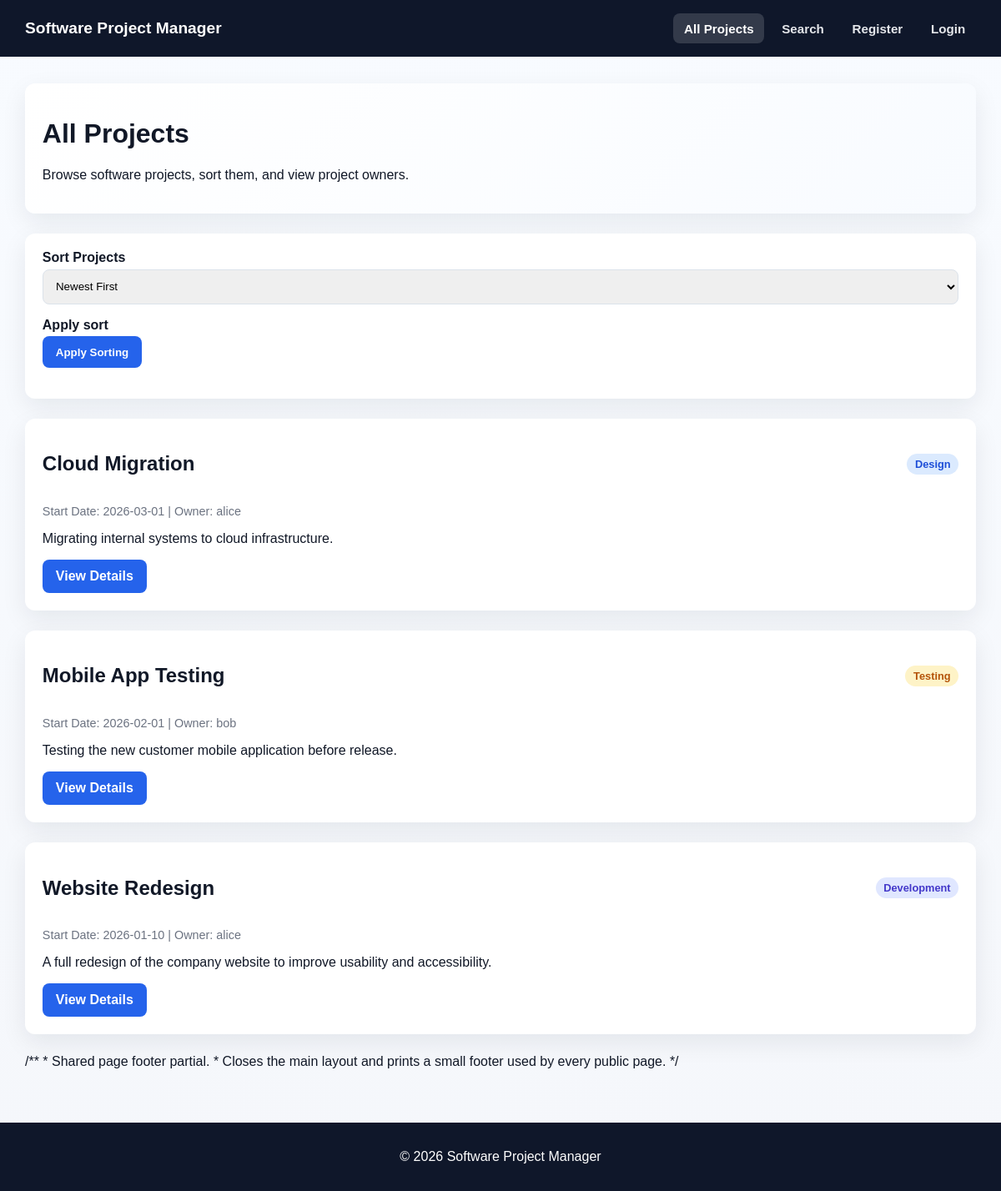
The app's page /, older data.
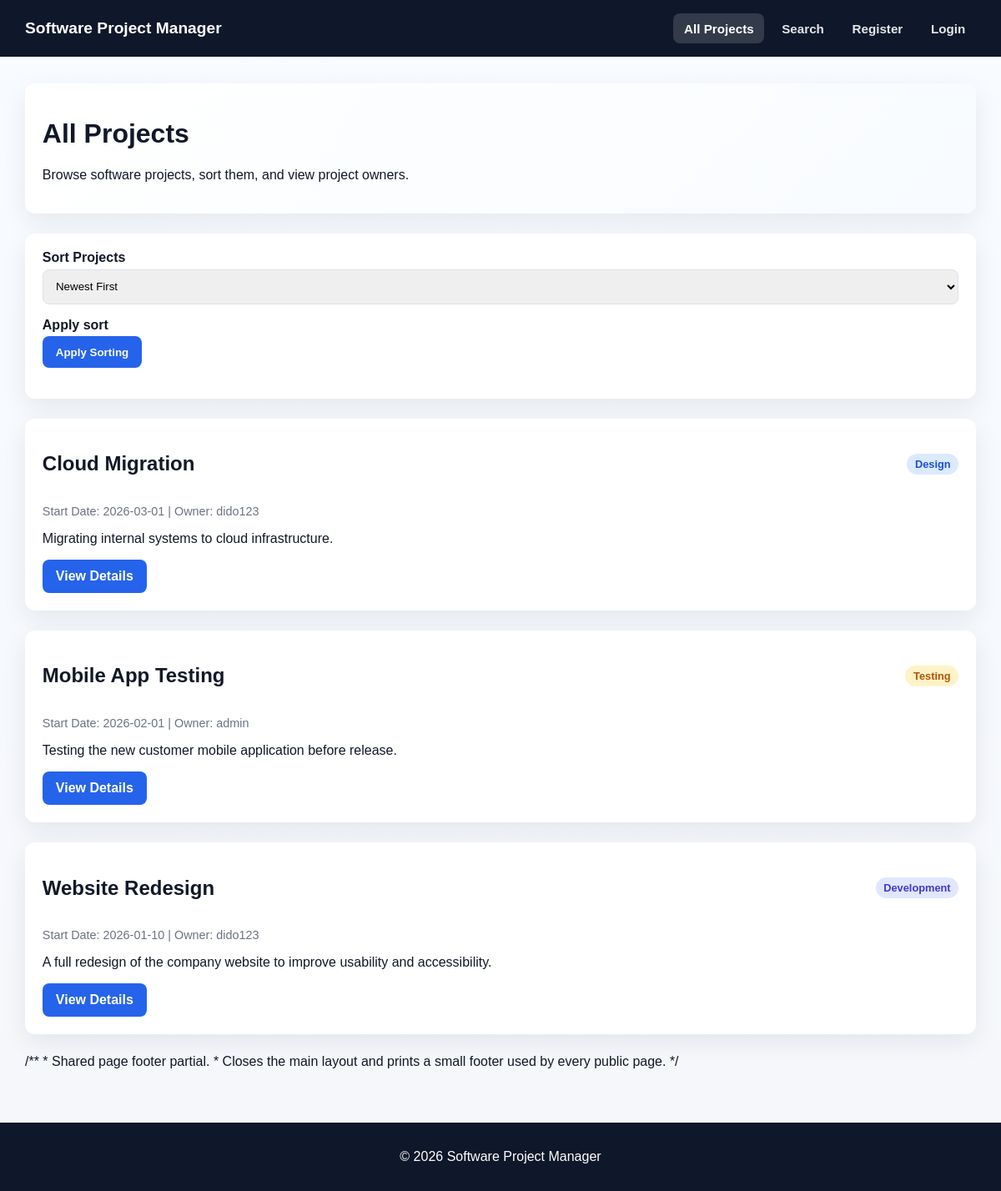
The same page, newer data.
### tables this page shows
CREATE TABLE projects (
    pid INT UNSIGNED AUTO_INCREMENT PRIMARY KEY,
    title VARCHAR(150) NOT NULL,
    start_date DATE NOT NULL,
    end_date DATE DEFAULT NULL,
    short_description TEXT NOT NULL,
    phase ENUM('design', 'development', 'testing', 'deployment', 'complete') NOT NULL,
    uid INT UNSIGNED NOT NULL,
    created_at TIMESTAMP DEFAULT CURRENT_TIMESTAMP,
    updated_at TIMESTAMP DEFAULT CURRENT_TIMESTAMP ON UPDATE CURRENT_TIMESTAMP,
    CONSTRAINT fk_projects_user
        FOREIGN KEY (uid) REFERENCES users(uid)
        ON DELETE CASCADE
        ON UPDATE CASCADE
);

CREATE TABLE users (
    uid INT UNSIGNED AUTO_INCREMENT PRIMARY KEY,
    username VARCHAR(50) NOT NULL UNIQUE,
    password VARCHAR(255) NOT NULL,
    email VARCHAR(100) NOT NULL UNIQUE,
    role ENUM('user', 'admin') NOT NULL DEFAULT 'user',
    created_at TIMESTAMP DEFAULT CURRENT_TIMESTAMP
);

### includes/functions.php (called while the page is built, shortened)
<?php
function e(string $value): string
{
    return htmlspecialchars($value, ENT_QUOTES, 'UTF-8');
}
function isLoggedIn(): bool
{
    return isset($_SESSION['user']);
}
function currentPage(): string
{
    return basename($_SERVER['PHP_SELF'] ?? '');
}
function isActivePage(array $pages): bool
{
    return in_array(currentPage(), $pages, true);
}
function phaseLabel(string $phase): string
{
    return ucfirst($phase);
}

### public/index.php (the view, shortened to what this page needs)
<?php
require_once __DIR__ . '/../includes/functions.php';
$pdo = getPDO();
$sort = $_GET['sort'] ?? 'start_desc';
$sortOptions = [
    'start_desc' => 'p.start_date DESC, p.pid DESC',
    'start_asc'  => 'p.start_date ASC, p.pid ASC',
    'title_asc'  => 'p.title ASC, p.pid ASC',
    'title_desc' => 'p.title DESC, p.pid DESC'
];
$orderBy = $sortOptions[$sort] ?? $sortOptions['start_desc'];
$totalStmt = $pdo->query("SELECT COUNT(*) FROM projects");
$totalProjects = (int) $totalStmt->fetchColumn();
$pagination = paginate($totalProjects, 5);
$stmt = $pdo->prepare("
    SELECT p.pid, p.title, p.start_date, p.short_description, p.phase, u.username
    FROM projects p
    INNER JOIN users u ON p.uid = u.uid
    ORDER BY $orderBy
    LIMIT :limit OFFSET :offset
");
$stmt->bindValue(':limit', $pagination['per_page'], PDO::PARAM_INT);
$stmt->bindValue(':offset', $pagination['offset'], PDO::PARAM_INT);
$stmt->execute();
$projects = $stmt->fetchAll();
require_once __DIR__ . '/../includes/header.php';
?>
<div class="card hero-card">
    <h1>All Projects</h1>
    <p class="small-text">Browse software projects, sort them, and view project owners.</p>
</div>
<div class="card">
    <form method="GET" action="index.php" class="search-bar">
        <div class="form-group">
            <label for="sort">Sort Projects</label>
            <select name="sort" id="sort">
                <option value="start_desc" <?= $sort === 'start_desc' ? 'selected' : '' ?>>Newest First</option>
            </select>
        </div>
        <div class="form-group sort-button-wrap">
            <label class="visually-hidden" for="sort-submit">Apply sort</label>
            <button id="sort-submit" type="submit">Apply Sorting</button>
        </div>
    </form>
</div>
<?php if (!$projects): ?>
    <div class="card"><p>No projects found.</p></div>
<?php else: ?>
    <?php foreach ($projects as $project): ?>
        <article class="card project-card">
            <div class="project-top">
                <h2><?= e($project['title']) ?></h2>
                <span class="badge badge-<?= e($project['phase']) ?>"><?= e(phaseLabel($project['phase'])) ?></span>
            </div>
            <p class="project-meta">Start Date: <?= e($project['start_date']) ?> | Owner: <?= e($project['username']) ?></p>
            <p><?= e($project['short_description']) ?></p>
            <div class="actions">
                <a class="btn" href="project.php?id=<?= (int) $project['pid'] ?>">View Details</a>
            </div>
        </article>
    <?php endforeach; ?>
<?php endif; ?>
<?php require_once __DIR__ . '/../includes/footer.php'; ?>

### includes/header.php (shortened to what this page needs)
<?php
require_once __DIR__ . '/functions.php';
?>
<!DOCTYPE html>
<html lang="en">
<head>
    <link rel="stylesheet" href="assets/css/style.css">
</head>
<body>
<header class="site-header">
    <div class="container nav-wrap">
        <a class="logo" href="index.php"><?= e(APP_NAME) ?></a>
        <nav class="nav" aria-label="Main navigation">
            <a class="<?= isActivePage(['index.php', 'project.php']) ? 'active' : '' ?>" href="index.php">All Projects</a>
            <a class="<?= isActivePage(['search.php']) ? 'active' : '' ?>" href="search.php">Search</a>
            <?php if (isLoggedIn()): ?>
                <a class="<?= isActivePage(['dashboard.php']) ? 'active' : '' ?>" href="dashboard.php">Dashboard</a>
                <a class="<?= isActivePage(['profile.php', 'edit_profile.php']) ? 'active' : '' ?>" href="profile.php">Profile</a>
                <a class="<?= isActivePage(['add_project.php']) ? 'active' : '' ?>" href="add_project.php">Add Project</a>
                <a class="<?= isActivePage(['logs.php']) ? 'active' : '' ?>" href="logs.php">Logs</a>
                <a class="<?= isActivePage(['export_projects.php']) ? 'active' : '' ?>" href="export_projects.php">Export CSV</a>
                <?php if (isAdmin()): ?>
                    <a class="<?= isActivePage(['admin.php']) ? 'active' : '' ?>" href="admin.php">Admin</a>
                <?php endif; ?>
                <form class="logout-form" method="POST" action="logout.php">
                    <?= csrfField() ?>
                    <button type="submit" class="nav-button">Logout</button>
                </form>
            <?php else: ?>
                <a class="<?= isActivePage(['register.php']) ? 'active' : '' ?>" href="register.php">Register</a>
                <a class="<?= isActivePage(['login.php']) ? 'active' : '' ?>" href="login.php">Login</a>
            <?php endif; ?>
        </nav>
    </div>
</header>
<main class="container main-content">

### includes/footer.php
/**
 * Shared page footer partial.
 * Closes the main layout and prints a small footer used by every public page.
 */
</main>
<footer class="site-footer">
    <div class="container">
        <p>&copy; <?= date('Y') ?> <?= e(APP_NAME) ?></p>
    </div>
</footer>
</body>
</html>

### public/assets/css/style.css (style rules this page uses)
* { box-sizing: border-box; }
:root { --bg: #f5f7fb; --surface: #ffffff; --surface-alt: #f8fafc; --text: #111827; --muted: #6b7280; --primary: #2563eb; --primary-dark: #1d4ed8; --secondary: #374151; --secondary-dark: #1f2937; --danger: #dc2626; --danger-dark: #b91c1c; --success: #166534; --success-bg: #dcfce7; --error-bg: #fee2e2; --error-text: #991b1b; --border: #dbe2ea; --shadow: 0 10px 30px rgba(15, 23, 42, 0.08); --radius: 14px; }
body { margin: 0; font-family: Arial, Helvetica, sans-serif; background: linear-gradient(180deg, #f8fbff 0%, #f5f7fb 100%); color: var(--text); }
.container { width: min(1200px, 95%); margin: 0 auto; }
.site-header, .site-footer { background: #0f172a; color: #fff; }
.site-header { padding: 1rem 0; }
.nav-wrap { display: flex; justify-content: space-between; align-items: center; gap: 1rem; flex-wrap: nowrap; }
.logo { color: #fff; text-decoration: none; font-weight: bold; font-size: 1.2rem; }
.nav { display: flex; gap: 0.5rem; align-items: center; flex-wrap: nowrap; overflow-x: auto; scrollbar-width: thin; }
.nav a, .nav-button { white-space: nowrap; padding: 0.6rem 0.8rem; border-radius: 8px; text-decoration: none; color: #e5e7eb; font-weight: 600; font-size: 0.95rem; border: none; background: none; cursor: pointer; }
.nav a:hover, .nav a.active { background: rgba(255,255,255,0.15); color: #fff; }
.main-content { padding: 2rem 0; }
.card { background: #fff; padding: 1.3rem; border-radius: 12px; box-shadow: var(--shadow); margin-bottom: 1.5rem; }
.hero-card { background: linear-gradient(135deg, #ffffff 0%, #f8fbff 100%); }
.project-card { background: #fff; }
.project-top { display: flex; justify-content: space-between; align-items: center; }
.project-meta { color: var(--muted); font-size: 0.9rem; }
.form-group { margin-bottom: 1rem; }
label { font-weight: bold; display: block; margin-bottom: 0.3rem; }
input, select, textarea { width: 100%; padding: 0.7rem; border-radius: 8px; border: 1px solid var(--border); }
button, .btn { background: var(--primary); color: #fff; padding: 0.7rem 1rem; border-radius: 8px; border: none; cursor: pointer; font-weight: bold; text-decoration: none; }
.actions { display: flex; gap: 0.5rem; flex-wrap: wrap; }
.badge { padding: 0.3rem 0.6rem; border-radius: 20px; font-size: 0.8rem; font-weight: bold; }
.badge-design { background: #dbeafe; color: #1d4ed8; }
.badge-development { background: #e0e7ff; color: #4338ca; }
.badge-testing { background: #fef3c7; color: #b45309; }
.site-footer { text-align: center; padding: 1rem 0; margin-top: 2rem; }

Row changes from the older to the newer data that the page shows:
changed projects "Cloud Migration": uid.username "alice" → "dido123"
changed projects "Mobile App Testing": uid.username "bob" → "admin"
changed projects "Website Redesign": uid.username "alice" → "dido123"
